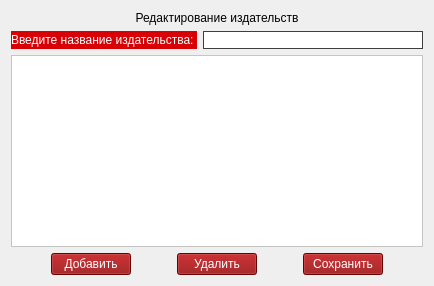
                <widget class="QWidget" name="tab_10">
                 <attribute name="title">
                  <string>Издательства</string>
                 </attribute>
                 <layout class="QVBoxLayout" name="verticalLayout_16">
                  <item>
                   <layout class="QVBoxLayout" name="verticalLayout_18">
                    <item>
                     <widget class="QLabel" name="label_32">
                      <property name="styleSheet">
                       <string notr="true">font: 13pt &quot;MS Shell Dlg 2&quot;;</string>
                      </property>
                      <property name="text">
                       <string>Редактирование издательств</string>
                      </property>
                      <property name="alignment">
                       <set>Qt::AlignCenter</set>
                      </property>
                     </widget>
                    </item>
                   </layout>
                  </item>
                  <item>
                   <layout class="QHBoxLayout" name="horizontalLayout_39">
                    <item>
                     <widget class="QLabel" name="label_31">
                      <property name="styleSheet">
                       <string notr="true">background-color: rgb(216, 0, 4);
color: rgb(255, 255, 255);
font: 10pt &quot;MS Shell Dlg 2&quot;;</string>
                      </property>
                      <property name="text">
                       <string>Введите название издательства: </string>
                      </property>
                     </widget>
                    </item>
                    <item>
                     <widget class="QLineEdit" name="edit_ph">
                      <property name="styleSheet">
                       <string notr="true">background-color: rgb(255, 255, 255); 
border-top: 1px solid #3e3e3e;
border-left: 1px solid #3e3e3e;
border-right: 1px solid #3e3e3e;
border-bottom: 1px solid #3e3e3e;</string>
                      </property>
                     </widget>
                    </item>
                   </layout>
                  </item>
                  <item>
                   <widget class="QTableWidget" name="table_ph">
                    <property name="styleSheet">
                     <string notr="true">background-color: rgb(255, 255, 255);</string>
                    </property>
                   </widget>
                  </item>
                  <item>
                   <layout class="QHBoxLayout" name="horizontalLayout_38">
                    <item>
                     <spacer name="horizontalSpacer_30">
                      <property name="orientation">
                       <enum>Qt::Horizontal</enum>
                      </property>
                      <property name="sizeHint" stdset="0">
                       <size>
                        <width>40</width>
                        <height>20</height>
                       </size>
                      </property>
                     </spacer>
                    </item>
                    <item>
                     <widget class="QPushButton" name="btn_new_ph">
                      <property name="styleSheet">
                       <string notr="true">background-color: rgb(143, 0, 2);
color: rgb(255, 255, 255);
font: 10pt &quot;MS Shell Dlg 2&quot;;</string>
                      </property>
                      <property name="text">
                       <string> Добавить </string>
                      </property>
                     </widget>
                    </item>
                    <item>
                     <spacer name="horizontalSpacer_29">
                      <property name="orientation">
                       <enum>Qt::Horizontal</enum>
                      </property>
                      <property name="sizeHint" stdset="0">
                       <size>
                        <width>40</width>
                        <height>20</height>
                       </size>
                      </property>
                     </spacer>
                    </item>
                    <item>
                     <widget class="QPushButton" name="btn_delete_ph">
                      <property name="styleSheet">
                       <string notr="true">background-color: rgb(143, 0, 2);
color: rgb(255, 255, 255);
font: 10pt &quot;MS Shell Dlg 2&quot;;</string>
                      </property>
                      <property name="text">
                       <string> Удалить </string>
                      </property>
                     </widget>
                    </item>
                    <item>
                     <spacer name="horizontalSpacer_31">
                      <property name="orientation">
                       <enum>Qt::Horizontal</enum>
                      </property>
                      <property name="sizeHint" stdset="0">
                       <size>
                        <width>40</width>
                        <height>20</height>
                       </size>
                      </property>
                     </spacer>
                    </item>
                    <item>
                     <widget class="QPushButton" name="btn_save_ph">
                      <property name="styleSheet">
                       <string notr="true">background-color: rgb(143, 0, 2);
color: rgb(255, 255, 255);
font: 10pt &quot;MS Shell Dlg 2&quot;;</string>
                      </property>
                      <property name="text">
                       <string> Сохранить </string>
                      </property>
                     </widget>
                    </item>
                    <item>
                     <spacer name="horizontalSpacer_32">
                      <property name="orientation">
                       <enum>Qt::Horizontal</enum>
                      </property>
                      <property name="sizeHint" stdset="0">
                       <size>
                        <width>40</width>
                        <height>20</height>
                       </size>
                      </property>
                     </spacer>
                    </item>
                   </layout>
                  </item>
                 </layout>
                </widget>
